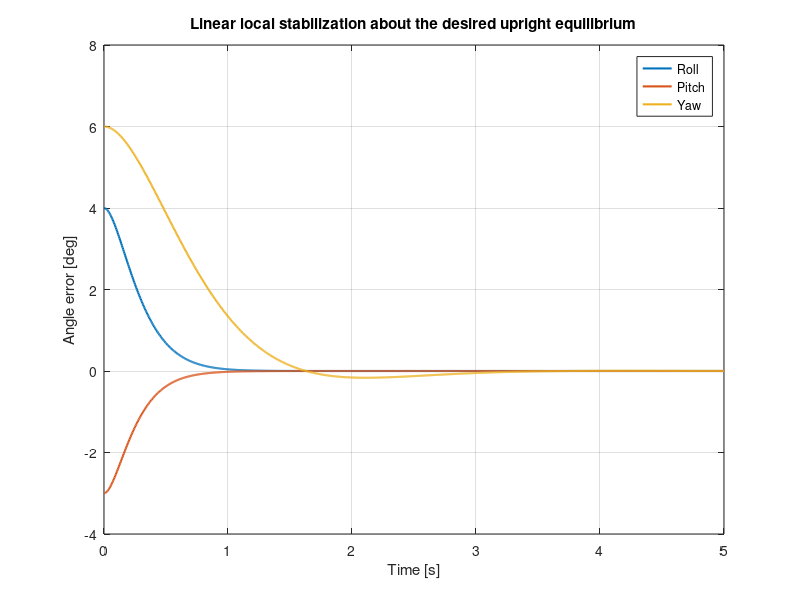
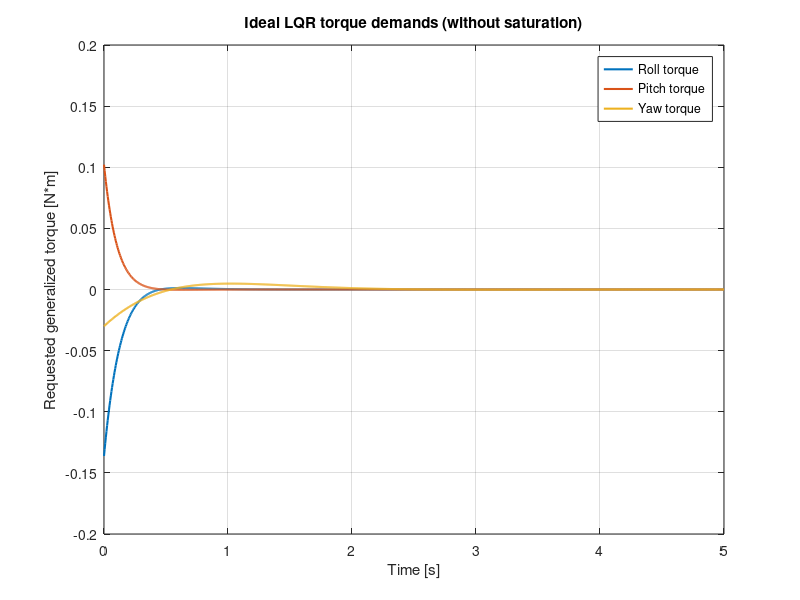

Reproduce these figures in MATLAB, in order.
%% CEFIRO - Local LQR attitude stabilization about the upright equilibrium
% Requires Control System Toolbox.
% All comments are in English.
% IMPORTANT: Preliminary model, NOT validated for real propeller operation.
% The real gimbal requires a coupled multibody linearization.
clear; clc; close all;

%% 1) Nominal model parameters (SI units)
g = 9.81;
% Drone-only inertias from PROJECT-CEFIRO. These are NOT the equivalent
% inertias of the assembled moving gimbal; replace with identified values.
J_eff = diag([0.03378, 0.02444, 0.05613]); % kg*m^2 [roll pitch yaw]

% Effective destabilizing gravitational stiffness [N*m/rad].
% For a single ideal inverted pivot: k_g = m_moving*g*h_up.
% The chosen values are ILLUSTRATIVE ONLY; do not treat them as measured.
m_moving_roll  = 1.627; % kg, provisional: drone only
m_moving_pitch = 1.627; % kg, provisional: drone only
h_roll_up  = 0.040; % m, ASSUMED COM above roll pivot
h_pitch_up = 0.040; % m, ASSUMED COM above pitch pivot
Kgrav = diag([m_moving_roll*g*h_roll_up, ...
              m_moving_pitch*g*h_pitch_up, 0]); % N*m/rad
% A real multibody gravitational Hessian may have off-diagonal entries.

Dvisc = diag([0.010, 0.010, 0.015]); % N*m*s/rad, ASSUMED damping

%% 2) Linearized plant: J*qdd = Kgrav*q - D*qdot + tau
% State order: [roll pitch yaw roll_rate pitch_rate yaw_rate].
A = [zeros(3), eye(3);
     J_eff\Kgrav, -J_eff\Dvisc];
B = [zeros(3); J_eff\eye(3)];
C = eye(6);
D = zeros(6,3);
sys = ss(A,B,C,D);

%% 3) Model checks
fprintf('\n--- CEFIRO linearized model ---\n');
disp('A ='); disp(A);
disp('B ='); disp(B);
open_poles = eig(A);
disp('Open-loop poles ='); disp(open_poles);
n_ctrl = rank(ctrb(A,B));
fprintf('Controllability rank: %d / %d\n', n_ctrl, size(A,1));
assert(n_ctrl == size(A,1), 'The selected model is not fully controllable.');

%% 4) LQR tuning with physically interpretable limits
% Typical tolerances for INITIAL simulation tuning (not safety ratings).
angle_scale = deg2rad([5 5 10]); % rad [roll pitch yaw]
rate_scale  = deg2rad([30 30 45]); % rad/s
% Desired torque scale: tune to validated motor authority.
torque_scale = [0.10 0.10 0.05]; % N*m, ASSUMED; not measured

Q = diag(1./[angle_scale rate_scale].^2);
R = diag(1./torque_scale.^2);
[K,S,closed_poles] = lqr(A,B,Q,R);
Acl = A-B*K;

disp('Q ='); disp(Q);
disp('R ='); disp(R);
disp('LQR gain K (3x6) ='); disp(K);
disp('Closed-loop poles ='); disp(closed_poles);
fprintf('Largest closed-loop pole real part: %.6f\n', max(real(closed_poles)));

%% 5) Local linear simulation from a manually captured orientation
% Initial small displacement relative to upright equilibrium.
x0 = [deg2rad(4); deg2rad(-3); deg2rad(6); 0; 0; 0];
tspan = linspace(0,5,1001);
% No motor saturation in this simulation. This checks the mathematical
% linear closed loop only, NOT physical feasibility.
[t,x] = ode45(@(t,x) Acl*x,tspan,x0);
tau = -(K*x.').';

figure('Name','CEFIRO LQR: attitude','Color','w');
plot(t,rad2deg(x(:,1:3)),'LineWidth',1.5);
grid on; xlabel('Time [s]'); ylabel('Angle error [deg]');
legend('Roll','Pitch','Yaw','Location','best');
title('Linear local stabilization about the desired upright equilibrium');

figure('Name','CEFIRO LQR: control effort','Color','w');
plot(t,tau,'LineWidth',1.5);
grid on; xlabel('Time [s]'); ylabel('Requested generalized torque [N*m]');
legend('Roll torque','Pitch torque','Yaw torque','Location','best');
title('Ideal LQR torque demands (without saturation)');

max_torque_requested = max(abs(tau),[],1);
fprintf('\nPeak requested torque [roll pitch yaw], N*m:\n');
disp(max_torque_requested);
fprintf('Check these against measured motor/mixer limits before hardware use.\n');

%% 6) Export K to the current ros2_control row-major YAML layout
fprintf('\n--- Paste into gains.control_gains.k_matrix (row-major) ---\n');
fprintf('k_matrix: [\n');
for i=1:3
    fprintf('  ');
    fprintf('%.9g',K(i,1));
    for j=2:6
        fprintf(', %.9g',K(i,j));
    end
    if i<3, fprintf(',\n'); else, fprintf('\n'); end
end
fprintf(']\nk_rows: 3\nk_cols: 6\n');

%% 7) Warning: consistency between the controller and the real plant
% Using these gains in ROS 2 requires the SAME state and torque units,
% gravitational model, motor allocation convention and equilibrium.
% The existing C++ observer uses a gravity-free A model: update its
% dynamics too, rather than copying K alone.
% Verify sensor frames, rate estimation, motor signs and thrust units.
% A state-machine interlock is needed for the manual capture procedure.
